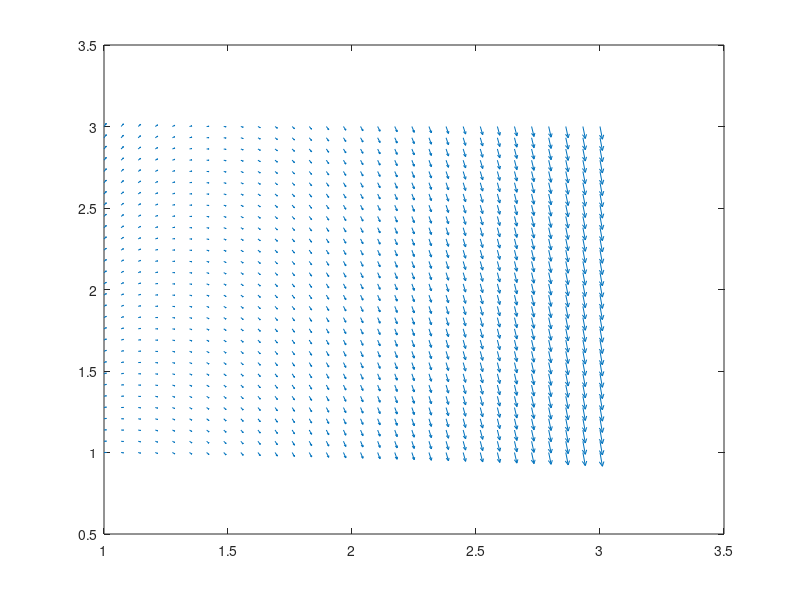

MATLAB code to generate this figure: (Note: this script raises an error after producing the figure.)
clf
clear all
close all


f = @(t,y) y./t - t.^2 ;

tb = linspace(1,3,30);
[T,Y] = meshgrid(tb, tb) ;
dY = f(T,Y) ;
dT = ones(size(dY)) ;
%L = sqrt(dT.^2 + dY.^2) ;
quiver(T,Y,dT,dY)


t0 = 1 ;
y0 = 2 ;

syms y(t)
egyenlet = diff(y,t) == y/t - t^2 ;
f1 = matlabFunction(dsolve(egyenlet, y(t0)==y0)) ;
xx = linspace(1,2) ;
hold on ;
plot(xx, f1(xx))
